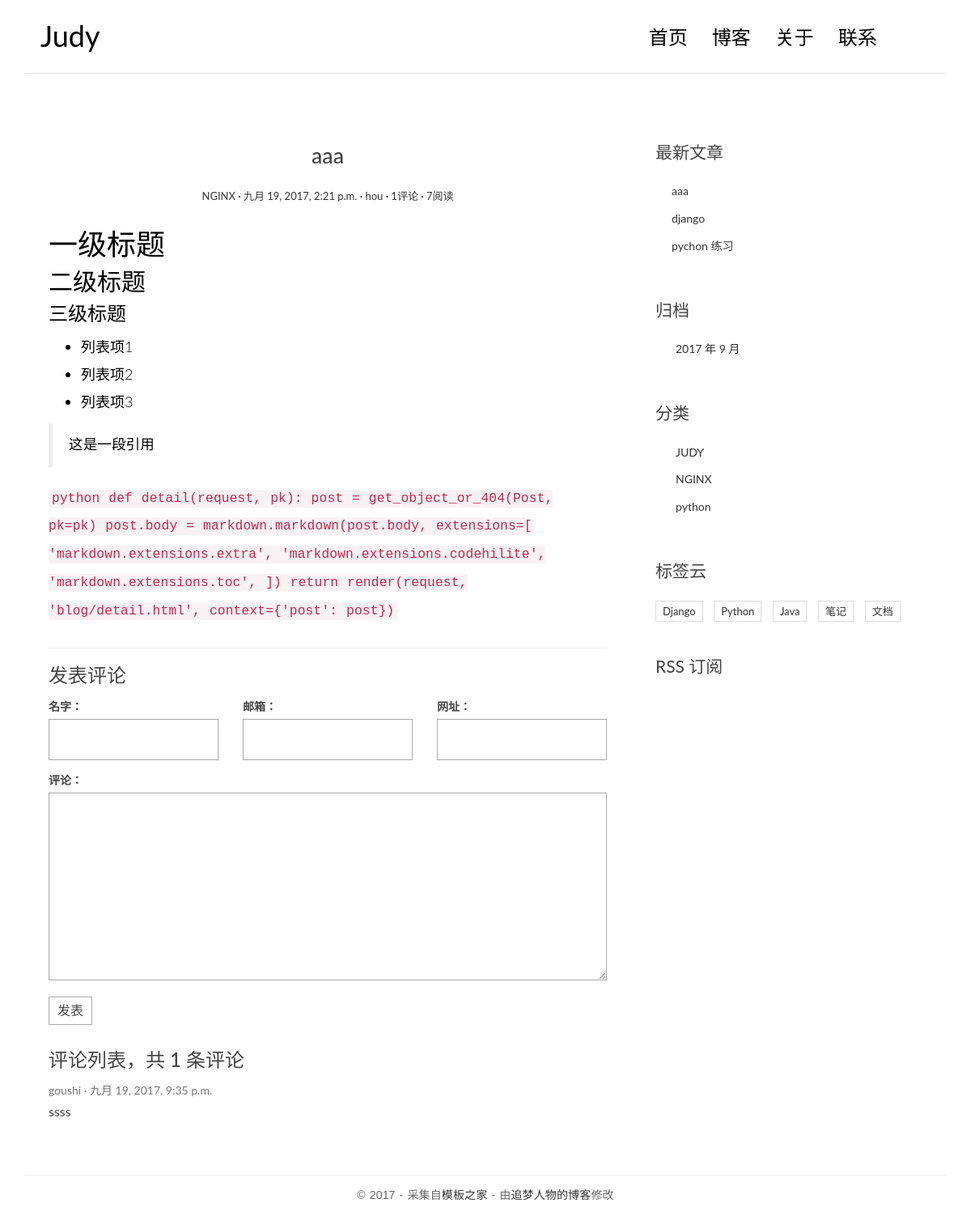
Screenshot of /post/3/ with the database file from the repository.
### blog/models.py (models this page shows, shortened)
@python_2_unicode_compatible
class Post(models.Model):
    title = models.CharField(max_length=70)
    body = models.TextField()
    created_time = models.DateTimeField()
    modified_time = models.DateTimeField()
    excerpt = models.CharField(max_length=200, blank=True)
    views = models.PositiveIntegerField(default=0)
    category = models.ForeignKey(Category)
    tags = models.ManyToManyField(Tag, blank=True)
    author = models.ForeignKey(User)
    def get_absolute_url(self):
        return reverse('blog:detail', kwargs={'pk': self.pk})
    def increase_views(self):
        self.views += 1
        self.save(update_fields=['views'])

@python_2_unicode_compatible
class Category(models.Model):
    name = models.CharField(max_length=100)

### comments/models.py (models this page shows, shortened)
@python_2_unicode_compatible
class Comment(models.Model):
    name = models.CharField(max_length=100)
    email = models.EmailField(max_length=244)
    url = models.URLField(blank=True)
    text = models.TextField()
    created_time = models.DateTimeField(auto_now_add=True)
    post = models.ForeignKey("blog.Post")

### blog/views.py (the view)
# urls.py: url(r'^post/(?P<pk>[0-9]+)/$', views.detail, name='detail'),
def detail(request, pk):
    post = get_object_or_404(Post, pk=pk)
    post.increase_views()
    post.body = markdown.markdown(post.body,
                                  extensions=[
                                      'markdown.extensions.extra',
                                      'markdown.extensions.codehilite',
                                      'markdown.extensions.toc',
                                  ])
    form = CommentForm()
    comment_list= post.comment_set.all()
    context = {
        'post': post,
        'form': form,
        'comment_list': comment_list
    }
    return render(request, 'detail.html', locals())

### comments/forms.py
class CommentForm(forms.ModelForm):
    class Meta:
        model = Comment
        fields=['name','email','url','text']

### blog/templatetags/blog_tags.py (called while the page is built)
@register.simple_tag
def get_recent_posts(num=5):
    return Post.objects.all().order_by('-created_time')[:num]

@register.simple_tag
def archives():
    return Post.objects.dates('created_time', 'month', order='DESC')

@register.simple_tag
def get_categories():
    return Category.objects.all()

### templates/detail.html (shortened to what this page needs)
{% extends 'base.html' %}
{% block main %}
     <article class="post post-{{ post.pk }}">
      <header class="entry-header">
        <h1 class="entry-title">{{ post.title }}</h1>
        <div class="entry-meta">
          <span class="post-category"><a href="#">{{ post.category.name }}</a></span>
          <span class="post-date"><a href="#"><time class="entry-date"
                                                    datetime="{{ post.created_time }}">{{ post.created_time }}</time></a></span>
          <span class="post-author"><a href="#">{{ post.author }}</a></span>
          <span class="comments-link"><a href="#">{{post.comment_set.count}}评论</a></span>
          <span class="views-count"><a href="#">{{ post.views }}阅读 </a></span>
        </div>
      </header>
      <div class="entry-content clearfix">
        {{ post.body|safe }}
      </div>
    </article>
    <section class="comment-area" id="comment-area">
        <hr>
        <h3>发表评论</h3>
        <form action="{% url 'comment:comments' post.pk %}" method="post" class="comment-form">
            <div class="row">
                <div class="col-md-4">
                    <label for="{{form.name.id_for_label}}">名字：</label>
                    {{form.name}}
                </div>
                <div class="col-md-4">
                    <label for="{{form.email.id_for_label}}">邮箱：</label>
                    {{form.email}}
                </div>
                <div class="col-md-4">
                    <label for="{{form.url.id_for_label}}">网址：</label>
                    {{form.url}}
                </div>
                <div class="col-md-12">
                    <label for="{{form.text.id_for_label}}">评论：</label>
                    {{form.text}}
                    <button type="submit" class="comment-btn">发表</button>
                </div>
            </div>
        </form>
        <div class="comment-list-panel">
            <h3>评论列表，共 <span>{{post.comment_set.count}}</span> 条评论</h3>
            <ul class="comment-list list-unstyled">
                {% for comment in comment_list %}
                <li class="comment-item">
                    <span class="nickname">{{comment.name}}</span>
                    <time class="submit-date" >{{comment.created_time}}</time>
                    <div class="text">
                        {{comment.text}}
                    </div>
                </li>
                {% empty %}
                无评论
                {% endfor %}
            </ul>
        </div>
    </section>
{% endblock main %}

### templates/base.html (shortened to what this page needs)
{% load staticfiles %}
{% load blog_tags %}
<!DOCTYPE html>
<html>
<head>
    <link rel="stylesheet" href="http://code.ionicframework.com/ionicons/2.0.1/css/ionicons.min.css">
    <link rel="stylesheet" href="{% static 'blog/css/bootstrap.min.css' %}">
    <link rel="stylesheet" href="{% static 'blog/css/pace.css' %}">
    <link rel="stylesheet" href="{% static 'blog/css/custom.css' %}">
    <link rel="stylesheet" href="{% static 'blog/css/highlights/github.css' %}">
</head>
<body>
<div class="container">
    <header id="site-header">
        <div class="row">
            <div class="col-md-4 col-sm-5 col-xs-8">
                <div class="logo">
                    <h1><a href="{% url 'blog:index' %}"><b>Judy</b></a></h1>
                </div>
            </div>
            <div class="col-md-8 col-sm-7 col-xs-4">
                <nav class="main-nav" role="navigation">
                    <div class="collapse navbar-collapse" id="bs-example-navbar-collapse-1">
                        <ul class="nav navbar-nav navbar-right">
                            <li class="cl-effect-11"><a href="{% url 'blog:index' %}" data-hover="首页">首页</a></li>
                            <li class="cl-effect-11"><a href="{% url 'blog:full' %}" data-hover="博客">博客</a></li>
                            <li class="cl-effect-11"><a href="{% url 'blog:about' %}" data-hover="关于">关于</a></li>
                            <li class="cl-effect-11"><a href="{% url 'blog:contact' %}" data-hover="联系">联系</a></li>
                        </ul>
                    </div>
                </nav>
            </div>
        </div>
    </header>
</div>
<div class="content-body">
    <div class="container">
        <div class="row">
            <main class="col-md-8">
                {% block main %}
                {% endblock %}
            </main>
            <aside class="col-md-4">
                {% block toc %}
                    <div class="widget widget-recent-posts">
                        <h3 class="widget-title">最新文章</h3>
                        {% get_recent_posts as recent_post_list %}
                        <ul>
                            {% for post in recent_post_list %}
                                <li>
                                    <a href="{{ post.get_absolute_url }}">{{ post.title }}</a>
                                </li>
                            {% empty %}
                                暂无文章！
                            {% endfor %}
                        </ul>
                    </div>
                    <div class="widget widget-archives">
                        <h3 class="widget-title">归档</h3>
                        {% archives as date_list %}
                        <ul>
                            {% for date in date_list %}
                                <li>
                                    <a  href="{% url 'blog:archives' date.year date.month %}">{{ date.year }} 年 {{ date.month }} 月</a>
                                </li>
                            {% empty %}
                                暂无归档！
                            {% endfor %}
                        </ul>
                    </div>
                    <div class="widget widget-category">
                        <h3 class="widget-title">分类</h3>
                        {% get_categories as category_list %}
                        <ul>
                            {% for category in category_list %}
                                <li>
                                    <a href="{% url 'blog:category' category.pk %}">{{ category.name }} </a>
                                </li>
                            {% empty %}
                                暂无分类！
                            {% endfor %}
                        </ul>
                    </div>
                    <div class="widget widget-tag-cloud">
                        <h3 class="widget-title">标签云</h3>
                        <ul>
                            <li>
                                <a href="#">Django</a>
                            </li>
                            <li>
                                <a href="#">Python</a>
                            </li>
                            <li>
                                <a href="#">Java</a>
                            </li>
                            <li>
                                <a href="#">笔记</a>
                            </li>
                            <li>
                                <a href="#">文档</a>
                            </li>
                        </ul>
                    </div>
                    <div class="rss">
                        <a href=""> RSS 订阅</a>
                    </div>
                {% endblock %}
            </aside>
        </div>
    </div>
</div>
<footer id="site-footer">
    <div class="container">
        <div class="row">
            <div class="col-md-12">
                <p class="copyright">&copy 2017 - 采集自<a href="http://www.cssmoban.com/"
                                                        target="_blank" title="模板之家">模板之家</a>
                    - 由<a href="http://zmrenwu.com/" title="网页模板" target="_blank">追梦人物的博客</a>修改
                </p>
            </div>
        </div>
    </div>
</footer>
</body>
</html>

### blog/static/blog/css/custom.css (style rules this page uses)
* { outline: none; }
h1, h2, h3, h4, h5, h6 { margin-top: 0; }
b { font-weight: 400; }
a { color: #333; }
body { color: #444; font-family: 'Lato', sans-serif; }
p { font-family: 'Ubuntu', sans-serif; font-weight: 400; word-spacing: 1px; letter-spacing: 0.01em; }
#site-header { background-color: #FFF; padding: 25px 20px; margin-bottom: 40px; border-bottom: 1px solid #e7e7e7; }
.logo h1 a { color: #000; }
.logo h1 { margin: 0; font-family: 'Lato', sans-serif; font-weight: 300; }
.main-nav { margin-top: 11px; max-width: 95%; }
.main-nav a { color: #000000 !important; padding: 0 0 5px 0 !important; margin-right: 30px; font-family: 'Lato', sans-serif; font-weight: 300; font-size: 24px; }
.cl-effect-11 a { padding: 10px 0; color: #0972b4; text-shadow: none; }
.cl-effect-11 a::before { position: absolute; top: 0; left: 0; overflow: hidden; padding: 0 0 5px 0 !important; max-width: 0; border-bottom: 1px solid #000; color: #000; content: attr(data-hover); white-space: nowrap; -webkit-transition: max-width 0.5s; -moz-transition: max-width 0.5s; transition: max-width 0.5s; }
.content-body { padding-bottom: 4em; }
.post { background: #fff; padding: 30px 30px 0; }
.entry-title { text-align: center; font-size: 1.9em; margin-bottom: 20px; line-height: 1.6; padding: 10px 20px 0; }
.entry-meta { text-align: center; color: #DDDDDD; font-size: 13px; margin-bottom: 30px; }
.entry-content { font-size: 18px; line-height: 1.9; font-weight: 300; color: #000; }
.post-category::after, .post-date::after, .post-author::after, .comments-link::after { content: ' ·'; color: #000; }
.widget { background: #fff; padding: 30px 0 0; }
.widget-title { font-size: 1.5em; margin-bottom: 20px; line-height: 1.6; padding: 10px 0 0; font-weight: 400; }
.widget-recent-posts ul { padding: 0; margin: 0; padding-left: 20px; }
.widget-recent-posts ul li { list-style-type: none; position: relative; line-height: 170%; margin-bottom: 10px; }
.widget-recent-posts ul li::before { content: '\f3d3'; font-family: "Ionicons"; position: absolute; left: -17px; top: 3px; font-size: 16px; color: #000; }
.widget-archives ul { padding: 0; margin: 0; padding-left: 25px; }
.widget-archives ul li { list-style-type: none; position: relative; line-height: 170%; margin-bottom: 10px; }
.widget-archives ul li::before { content: '\f3f3'; font-family: "Ionicons"; position: absolute; left: -25px; top: 1px; font-size: 16px; color: #000; }
.widget-category ul { padding: 0; margin: 0; padding-left: 25px; }
.widget-category ul li { list-style-type: none; position: relative; line-height: 170%; margin-bottom: 10px; }
.widget-category ul li::before { content: '\f3fe'; font-family: "Ionicons"; position: absolute; left: -25px; top: 1px; font-size: 18px; color: #000; }
.widget-tag-cloud ul { padding: 0; margin: 0; margin-right: -10px; }
.widget-tag-cloud ul li { list-style-type: none; font-size: 13px; display: inline-block; margin-right: 10px; margin-bottom: 10px; padding: 3px 8px; border: 1px solid #ddd; }
.rss { font-size: 21px; margin-top: 30px; }
.rss a { color: #444; }
#site-footer { padding-top: 10px; padding: 0 0 1.5em 0; }
.copyright { text-align: center; padding-top: 1em; margin: 0; border-top: 1px solid #eee; color: #666; }
.contact-form input, .comment-form input { border: 1px solid #aaa; margin-bottom: 15px; width: 100%; padding: 15px 15px; font-size: 16px; line-height: 100%; transition: 0.4s border-color linear; }
.contact-form textarea, .comment-form textarea { border: 1px solid #aaa; margin-bottom: 15px; width: 100%; padding: 15px 15px; font-size: 16px; line-height: 20px !important; min-height: 183px; transition: 0.4s border-color linear; }
.comment-area { padding: 0 30px 0; }
.comment-form { margin-top: 15px; }
.comment-form .comment-btn { background-color: #fff; border: 1px solid #aaa; font-size: 16px; padding: 5px 10px; }
.comment-list-panel { margin-top: 30px; }
.comment-list { margin-top: 15px; }
.comment-item .nickname, .comment-item .submit-date { color: #777; font-size: 14px; }
.comment-item .nickname:after { content: ' ·'; }
.comment-item .text { padding-top: 5px; font-size: 16px; }

### rows the page displays
Post: title "aaa", category.name "NGINX", created_time "九月 19, 2017, 2:21 p.m.", author "hou", comment_set.count "1", views "7", body "一级标题 二级标题 三级标题 列表项1 列表项2 列表项3 这是一段引用 python def detail(request, pk): post = get_object_or_404(Post, pk=pk) post.body = markdown.markdown(post.body, extensions=[ 'markdown.extensions.extra', 'markdown.extensions.codehilite', 'markdown.extensions.toc', ]) return render(request, 'blog/detail.html', context={'post': post}) ​"
Comment: name "goushi", created_time "九月 19, 2017, 9:35 p.m.", text "ssss"
Post: title "django"
Post: title "pychon 练习"
Category: name "JUDY"
Category: name "NGINX"
Category: name "python"

### other values shown
{{ date.year }} "2017"
{{ date.month }} "9"
